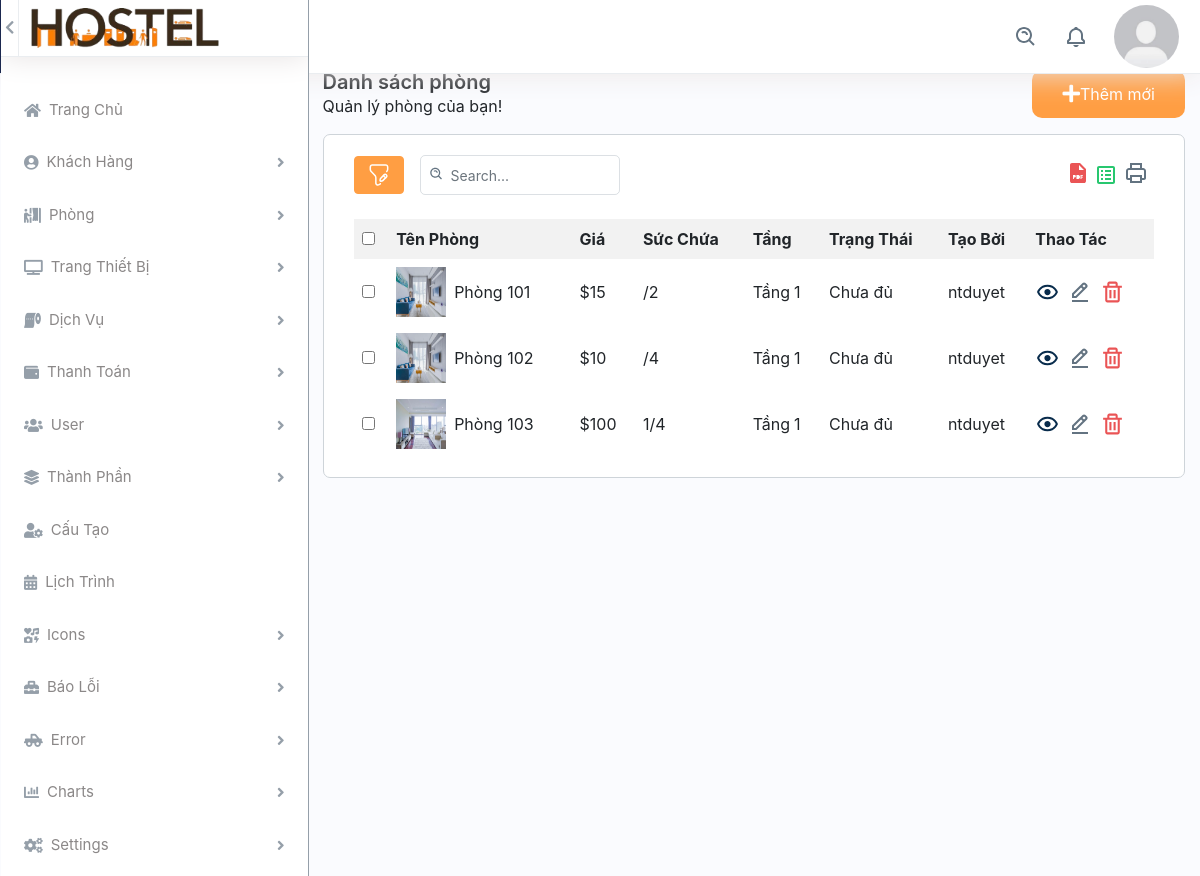
Before: /back_end/list-room.php (signed in) with the older database file.
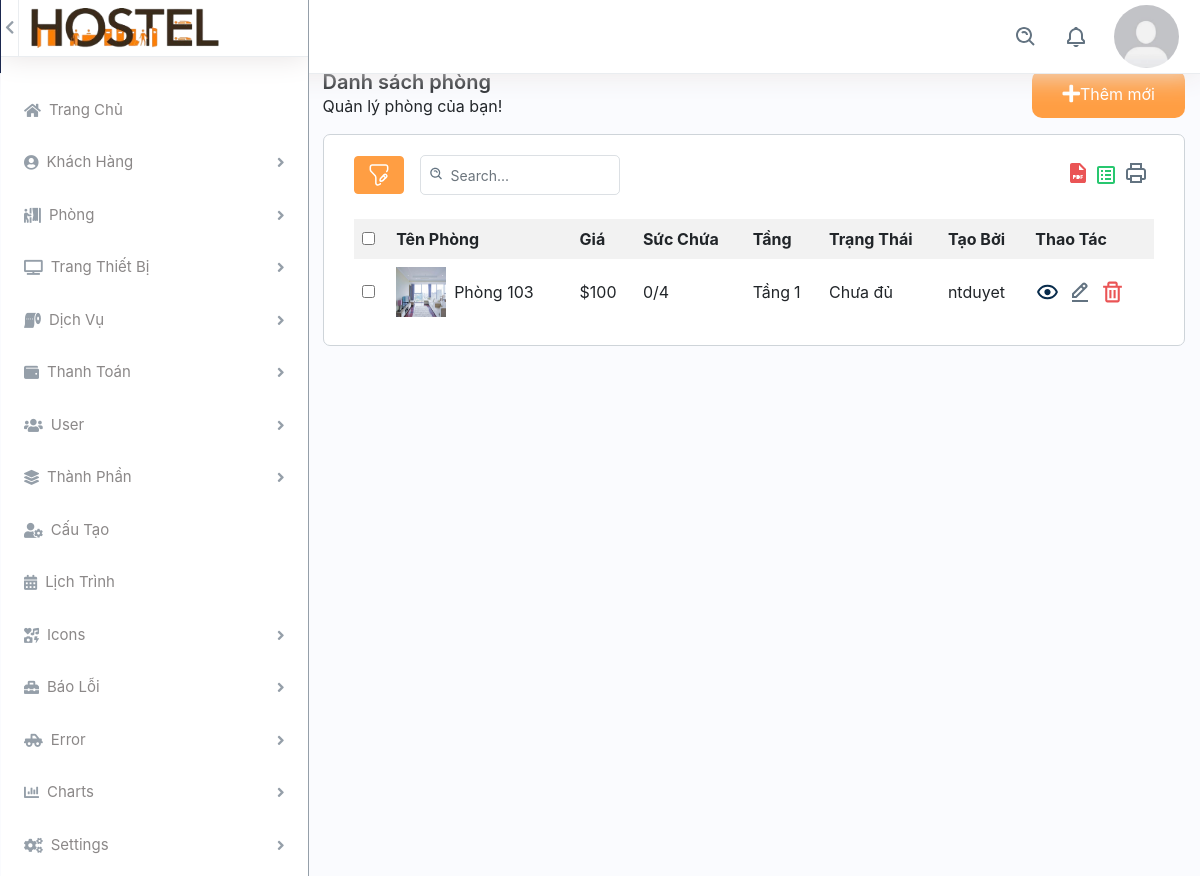
After: the same page with the newer database file.
### tables this page shows
CREATE TABLE `phong` (
  `id` int(11) NOT NULL,
  `ten_phong` text NOT NULL,
  `suc_chua` int(11) NOT NULL,
  `id_tang` int(11) NOT NULL,
  `gia` decimal(10,0) NOT NULL,
  `trang_thai` text NOT NULL DEFAULT 'Chưa đủ',
  `anh_dai_dien` varchar(500) DEFAULT NULL,
  `anh_khac` varchar(1000) DEFAULT NULL,
  `nguoi_tao` text DEFAULT NULL,
  `noi_dung` text DEFAULT NULL,
  `mo_ta` text DEFAULT NULL,
  `so_luong_hien_tai` int(11) DEFAULT 0
);

### config/database.php (called while the page is built, shortened)
<?php
class Database {
    private $host = servername;
    private $user = username;
    private $password = password;
    private $dbname = dbname;
    private $link;
    private function connectDB() {
        $this->link = new mysqli($this->host, $this->user, $this->password, $this->dbname);
    }
    public function select($query) {
        $result = $this->link->query($query) or die($this->link->error . __LINE__);
        if ($result->num_rows > 0) {
            return $result;
        } else {
            return false;
        }
    }
}
?>

### back_end/list-room.php (the view, shortened to what the changed rows need)
<?php
if(empty($_SESSION['username'])){
    var_dump($_SESSION['username']);
    header("location: dang_nhap.html");
} else{ ?>
    <?php
    include 'header.php';
    include 'side-bar.php';
    ?>
        <div class="col-md-9">
            <div class="col-12 container-content">
                <div class="content-add-room col-12">
                    <?php
                    include '../config/database.php';
                    ?>
                    <div id="contents">
                        <?php
                        $db = new Database();
                        $sql = "SELECT * FROM phong";
                        $result = $db->select($sql);
                        ?>
                        <?php if ($result->num_rows > 0) { ?>
                            <table class="table-data">
                                <tr>
                                    <th>
                                        <input type="checkbox" name="check_all">
                                    </th>
                                    <th>Tên Phòng</th>
                                    <th>Giá</th>
                                    <th>Sức Chứa</th>
                                    <th>Tầng</th>
                                    <th>Trạng Thái</th>
                                    <th>Tạo Bởi</th>
                                    <th>Thao Tác</th>
                                </tr>
                                <?php while ($row = $result->fetch_assoc()) { ?>
                                    <tr>
                                        <td><input type="checkbox" name="check_daughter"></td>
                                        <td class="d-flex align-items-center"><img class="img-fluid img-responsive mr-2" height="10" width="10" src="../assets/img/<?php echo $row['anh_dai_dien']; ?>" alt="Phong ki tuc xa"> <?php echo $row['ten_phong']; ?></td>
                                        <td><span>$</span><?php echo $row['gia']; ?></td>
                                        <td><?php echo $row['so_luong_hien_tai']; ?>/<?php echo $row['suc_chua']; ?></td>
                                        <td><span class="mr-1">Tầng</span><?php echo $row['id_tang']; ?></td>
                                        <td><?php echo $row['trang_thai']; ?></td>
                                        <td><?php echo $row['nguoi_tao'] ?></td>
                                        <td class="d-flex thao-tac">
                                            <a class="me-3" href="../front_end/room-detail.php?id=<?php echo $row['id'];?>">
                                                <img src="../assets/img/eye.svg" alt="img" class="img-fluid">
                                            </a>
                                            <a class="me-3" href="edit-room.php?id=<?php echo $row['id']; ?>">
                                                <img src="../assets/img/edit.svg" alt="img" class="img-fluid icon-edit">
                                            </a>
                                            <a class="confirm-text" href="delete-room.php?id=<?php echo $row['id']; ?>">
                                                <img src="../assets/img/delete.svg" alt="img" class="img-fluid">
                                            </a>
                                        </td>
                                    </tr>
                                <?php } ?>
                            </table>
                        <?php } else {
                            echo "Không có dữ liệu.";
                        } ?>
                    </div>
                </div>
            </div>
        </div>
    </div>
    </body>
    </html>
<?php } ?>

Changed rows visible on the page:
removed phong: anh_dai_dien (picture), ten_phong "Phòng 101", gia "15", suc_chua "2", id_tang "1", trang_thai "Chưa đủ", nguoi_tao "ntduyet"
removed phong: anh_dai_dien (picture), ten_phong "Phòng 102", gia "10", suc_chua "4", id_tang "1", trang_thai "Chưa đủ", nguoi_tao "ntduyet"
changed phong "Phòng 103": so_luong_hien_tai "1" → "0"
